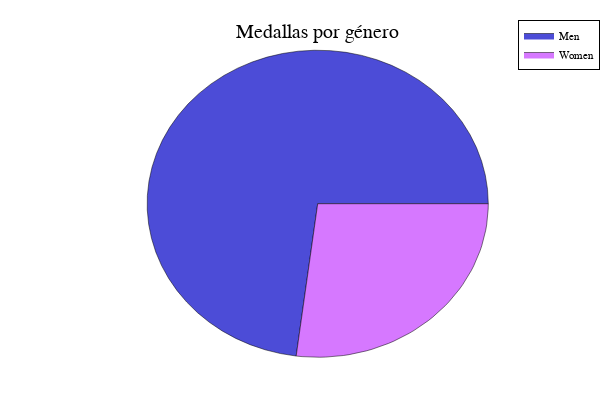

Notebook code for this chart:
### Markdown cell above
Analizaremos los registros de medallas ganadas por atletas.

### Code cell
gndr = countmap(juegos.Gender)
pie(gndr, 
    title="Medallas por género", 
    l=0.5, 
    shadow=true, 
    palette = :lighttest
)

### Figure 1 — Plotly figure (JSON) as saved in the notebook; plotly's stock layout.template omitted (floating-point values rounded to 4 significant figures)
{"data": [{"fill": "tozeroy", "fillcolor": "rgba(76, 76, 215, 1.000)", "hoverinfo": "none", "legendgroup": "Men", "line": {"color": "rgba(0, 0, 0, 0.500)", "dash": "solid", "width": 1}, "mode": "lines", "name": "Men", "showlegend": true, "type": "scatter", "x": [0, 1, 0.9956, 0.9825, 0.9608, 0.9307, 0.8925, 0.8464, 0.793, 0.7326, 0.6658, 0.5931, 0.5153, 0.4329, 0.3468, 0.2576, 0.1662, 0.07332, -0.0202, -0.1135, -0.2059, -0.2964, -0.3844, -0.469, -0.5495, -0.6251, -0.6954, -0.7595, -0.8169, -0.8673, -0.91, -0.9448, -0.9713, -0.9892, -0.9986, -0.9992, -0.991, -0.9742, -0.9489, -0.9152, -0.8735, -0.8242, -0.7677, -0.7045, -0.6351, -0.5601, -0.4802, -0.3962, -0.3086, -0.2184, -0.1262, 0], "xaxis": "x1", "y": [0, 0, 0.09345, 0.1861, 0.2771, 0.3657, 0.4511, 0.5325, 0.6093, 0.6807, 0.7462, 0.8051, 0.857, 0.9014, 0.9379, 0.9662, 0.9861, 0.9973, 0.9998, 0.9935, 0.9786, 0.955, 0.9232, 0.8832, 0.8355, 0.7805, 0.7187, 0.6505, 0.5767, 0.4979, 0.4146, 0.3278, 0.238, 0.1462, 0.05315, -0.0404, -0.1336, -0.2256, -0.3157, -0.403, -0.4867, -0.5662, -0.6408, -0.7097, -0.7725, -0.8284, -0.8771, -0.9182, -0.9512, -0.9759, -0.992, 0], "yaxis": "y1"}, {"fill": "tozeroy", "fillcolor": "rgba(214, 120, 255, 1.000)", "hoverinfo": "none", "legendgroup": "Women", "line": {"color": "rgba(0, 0, 0, 0.500)", "dash": "solid", "width": 1}, "mode": "lines", "name": "Women", "showlegend": true, "type": "scatter", "x": [0, -0.1262, -0.09179, -0.05725, -0.02264, 0.012, 0.04662, 0.08119, 0.1157, 0.15, 0.1841, 0.2181, 0.2517, 0.2851, 0.3181, 0.3508, 0.383, 0.4148, 0.446, 0.4768, 0.5069, 0.5365, 0.5654, 0.5936, 0.6211, 0.6479, 0.6739, 0.6991, 0.7234, 0.7469, 0.7695, 0.7911, 0.8118, 0.8316, 0.8503, 0.868, 0.8847, 0.9003, 0.9148, 0.9283, 0.9406, 0.9518, 0.9618, 0.9707, 0.9785, 0.985, 0.9904, 0.9946, 0.9976, 0.9994, 1, 0], "xaxis": "x1", "y": [0, -0.992, -0.9958, -0.9984, -0.9997, -0.9999, -0.9989, -0.9967, -0.9933, -0.9887, -0.9829, -0.9759, -0.9678, -0.9585, -0.948, -0.9365, -0.9237, -0.9099, -0.895, -0.879, -0.862, -0.8439, -0.8248, -0.8048, -0.7837, -0.7617, -0.7388, -0.7151, -0.6904, -0.665, -0.6387, -0.6117, -0.5839, -0.5554, -0.5263, -0.4965, -0.4662, -0.4353, -0.4038, -0.3719, -0.3395, -0.3067, -0.2736, -0.2401, -0.2063, -0.1723, -0.1381, -0.1037, -0.06922, -0.03463, -2.449e-16, 0], "yaxis": "y1"}], "layout": {"annotations": [{"font": {"color": "rgba(0, 0, 0, 1.000)", "family": "sans-serif", "size": 20}, "rotation": 0, "showarrow": false, "text": "Medallas por género", "x": 0.5296, "xanchor": "center", "xref": "paper", "y": 1, "yanchor": "top", "yref": "paper"}], "height": 400, "legend": {"bgcolor": "rgba(255, 255, 255, 1.000)", "bordercolor": "rgba(0, 0, 0, 1.000)", "borderwidth": 1, "font": {"color": "rgba(0, 0, 0, 1.000)", "family": "sans-serif", "size": 11}, "title": {"font": {"color": "rgba(0, 0, 0, 1.000)", "family": "sans-serif", "size": 15}, "text": ""}, "tracegroupgap": 0, "traceorder": "normal", "x": 1, "xanchor": "auto", "y": 1, "yanchor": "auto"}, "margin": {"b": 20, "l": 0, "r": 0, "t": 20}, "paper_bgcolor": "rgba(255, 255, 255, 1.000)", "plot_bgcolor": "rgba(255, 255, 255, 1.000)", "showlegend": true, "width": 600, "xaxis": {"anchor": "y", "domain": [0.06582, 0.9934], "gridcolor": "rgba(0, 0, 0, 0.100)", "gridwidth": 0.5, "linecolor": "rgba(0, 0, 0, 1.000)", "mirror": false, "range": [-1.631, 1.632], "showgrid": true, "showline": false, "showticklabels": true, "tickangle": 0, "tickcolor": "rgb(0, 0, 0)", "tickfont": {"color": "rgba(0, 0, 0, 1.000)", "family": "sans-serif", "size": 11}, "tickmode": "array", "ticks": "inside", "ticktext": ["−1.5", "−1.0", "−0.5", "0.0", "0.5", "1.0", "1.5"], "tickvals": [-1.5, -1, -0.5, 0, 0.5, 1, 1.5], "title": "", "titlefont": {"color": "rgba(0, 0, 0, 1.000)", "family": "sans-serif", "size": 15}, "type": "-", "visible": false, "zeroline": false, "zerolinecolor": "rgba(0, 0, 0, 1.000)"}, "yaxis": {"anchor": "x", "domain": [0.03762, 0.9415], "gridcolor": "rgba(0, 0, 0, 0.100)", "gridwidth": 0.5, "linecolor": "rgba(0, 0, 0, 1.000)", "mirror": false, "range": [-1.06, 1.06], "showgrid": true, "showline": false, "showticklabels": true, "tickangle": 0, "tickcolor": "rgb(0, 0, 0)", "tickfont": {"color": "rgba(0, 0, 0, 1.000)", "family": "sans-serif", "size": 11}, "tickmode": "array", "ticks": "inside", "ticktext": ["−1.0", "−0.5", "0.0", "0.5", "1.0"], "tickvals": [-1, -0.5, 0, 0.5, 1], "title": "", "titlefont": {"color": "rgba(0, 0, 0, 1.000)", "family": "sans-serif", "size": 15}, "type": "-", "visible": false, "zeroline": false, "zerolinecolor": "rgba(0, 0, 0, 1.000)"}}}
